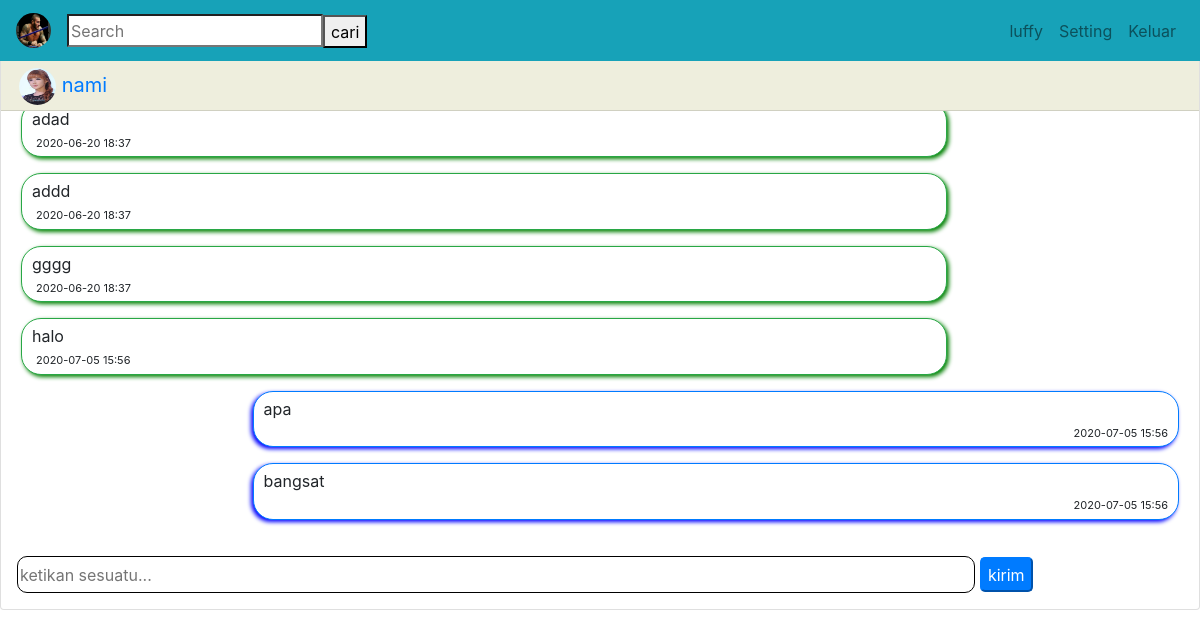
Page /info.php?idpengirim=2 (signed in) on the committed database.
### tables this page shows
CREATE TABLE `user` (
  `id_user` int(11) NOT NULL,
  `foto_user` varchar(100) NOT NULL,
  `nama_user` varchar(50) NOT NULL,
  `username_user` varchar(20) NOT NULL,
  `password_user` varchar(100) NOT NULL,
  `log_time` varchar(100) NOT NULL
);

CREATE TABLE `chat` (
  `id_chat` int(11) NOT NULL,
  `id_pengirim` int(11) NOT NULL,
  `id_penerima` int(11) NOT NULL,
  `isi_chat` text NOT NULL,
  `tanggal_chat` date NOT NULL,
  `jam_chat` varchar(100) NOT NULL,
  `notif_chat` varchar(10) NOT NULL
);

### info.php (the view, shortened to what this page needs)
<?php
	$idpengirim=$_GET['idpengirim'];
	$id=$_SESSION['login'];
	require_once'functions.php';
	$time=time()+120;
	mysqli_query($conn,"UPDATE user set log_time='$time' where id_user='$id'");
	$result=mysqli_query($conn,"SELECT count(*) as botifikasi,nama_user,id_user,id_penerima,isi_chat,id_chat,tanggal_chat,jam_chat from user join chat on user.id_user=chat.id_pengirim where id_penerima=$id and id_user=$idpengirim or id_penerima=$idpengirim and id_user=$id group by id_chat");
	$temanchat=mysqli_query($conn,"SELECT * FROM user where id_user=$idpengirim");
	$fetteman=mysqli_fetch_assoc($temanchat);
	$profil=mysqli_query($conn,"SELECT * FROM user where id_user=$id");
	$fetprofil=mysqli_fetch_assoc($profil);
 ?>
<!doctype html>
<html lang="en">
  <head>
    <link rel="stylesheet" href="https://maxcdn.bootstrapcdn.com/bootstrap/4.0.0/css/bootstrap.min.css">
  </head>
  <body>
  	<nav class="navbar navbar-expand-lg navbar-light bg-info fixed-top">
		  <a class="navbar-brand" href="index.php">
		    <img src="img/<?=$fetprofil['foto_user']; ?>" width="35" height="35" class="rounded-circle">
		  </a>
		  <form class="form-inline">
		    <input style="height:33px" class="" type="search" placeholder="Search" aria-label="Search">
		    <button style="height:33px;margin-top:2px" class="" type="submit">cari</button>
		  </form>
	  <div class="collapse navbar-collapse" id="navbarNavAltMarkup">
	    <div class="navbar-nav ml-auto">
	      <a class="nav-item nav-link" href="#"><?=$fetprofil['nama_user']; ?></a>
	      <a class="nav-item nav-link" href="#">Setting</a>
	      <a class="nav-item nav-link" href="logout.php">Keluar</a>
	    </div>
	  </div>
	</nav>
    <div class="row" style="margin-top: 50px;">
    	<div class="col-12">
    		<div class="card">
			  <div class="card-header" style="background-color: #eed;height: 60px">
			    <ul class="nav nav-tabs card-header-tabs">
					  <a class="navbar-brand ml-2 mb-2" href="profil,php">
					    <img src="img/<?=$fetteman['foto_user']; ?>" width="37" height="37" class="rounded-circle">
					    <span><?=$fetteman['nama_user']; ?></span>
					  </a>
			    </ul>
			  </div>
			  <div class="card-body roomchat" id="roomchat" style="max-height: 445px; overflow: auto;">
			  	<?php foreach($result as $data){ ?>
			  	<?php if($data['id_penerima']==$id){ ?>
			  		<div class="card border-success mb-3" style="width: 80%;border-radius:20px;box-shadow:2px 2px 4px green;padding: 5px 10px 5px 10px;">
					    <span class="card-text"><?=$data['isi_chat']; ?></span>
					    <span class="ml-1 mt-1" style="font-size: 11px"><?=$data['tanggal_chat']." "." ".$data['jam_chat']; ?></span>
					</div>
			  	<?php }else{ ?>
				  	<div class="card border-primary mb-3 ml-auto" style="width: 80%;border-radius:20px;box-shadow:-2px 2px 4px blue;padding: 5px 10px 5px 10px;">
					    <span class="card-text"><?=$data['isi_chat']; ?></span>
					    <span class="ml-auto mt-1" style="font-size: 11px"><?=$data['tanggal_chat']." "." ".$data['jam_chat']; ?></span>
					</div>
				<?php } ?>
				<?php } ?>
			  </div>
				 <form class="form-group" action="" method="post">
				    <input style="width: 80%;border-radius: 10px;height:37px;border:1px solid black" type="text" class="ml-3" placeholder="ketikan sesuatu..." name="isibalasan" autocomplete="off" required>
				  <button style="height: 35px;border-radius: 5px;" type="submit" class="btn-primary" name="balas">kirim</button>
				</form>
				</div>
    	</div>
  </body>
</html>

### rows in the picture
user: foto_user (picture), nama_user "luffy", chat.isi_chat "apa", chat.tanggal_chat "2020-07-05", chat.jam_chat "15:56", chat.isi_chat "bangsat"
user: foto_user (picture), nama_user "nami", chat.isi_chat "adad", chat.tanggal_chat "2020-06-20", chat.jam_chat "18:37", chat.isi_chat "addd", chat.isi_chat "gggg", chat.isi_chat "halo", chat.tanggal_chat "2020-07-05", chat.jam_chat "15:56"
